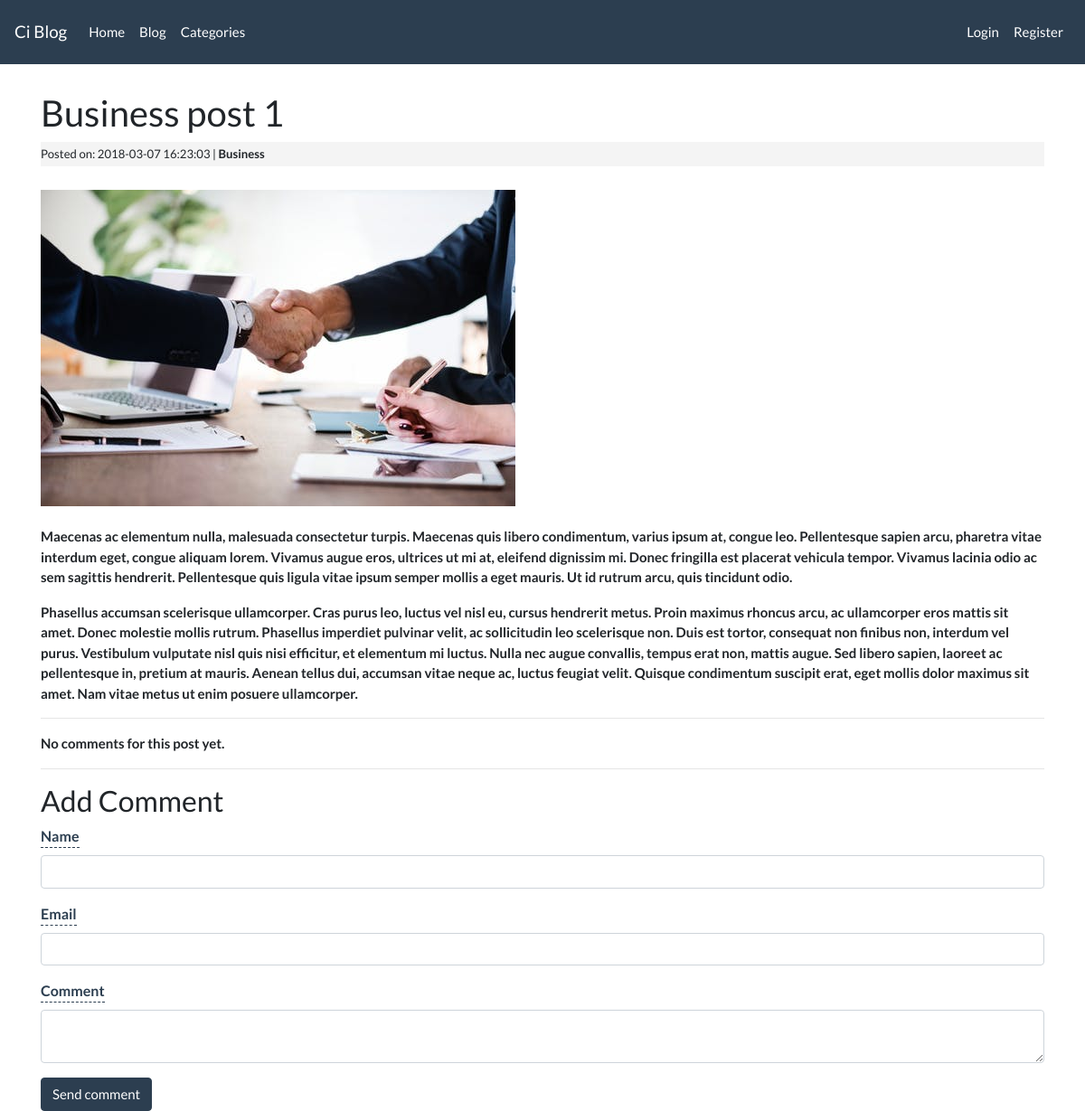
The page /posts/Business-post-1 on the database its author committed.
### tables this page shows
CREATE TABLE `posts` (
  `id` int(11) NOT NULL,
  `category_id` int(11) NOT NULL,
  `user_id` int(11) NOT NULL,
  `title` varchar(255) NOT NULL,
  `slug` varchar(255) NOT NULL,
  `body` text NOT NULL,
  `post_image` varchar(255) NOT NULL,
  `created_at` timestamp NOT NULL DEFAULT CURRENT_TIMESTAMP
);

### application/controllers/Posts.php (called while the page is built, shortened)
<?php
    class Posts extends CI_Controller {
      public function view($slug = NULL){
        $data['post'] = $this->Post_model->get_posts($slug);
        $id = $data['post']['category_id'];
        $data['category_name'] = $this->Category_model->get_category($id)->name;
        $post_id = $data['post']['id'];
        $data['comments'] = $this->Comment_model->get_comments($post_id);
        $data['title'] = $data['post']['title'];
        $this->load->view('templates/header');
        $this->load->view('posts/view',$data);
        $this->load->view('templates/footer');
      }
    }
 ?>

### index.php (called while the page is built, shortened)
<?php
require_once BASEPATH.'core/CodeIgniter.php';

### application/models/Post_model.php (called while the page is built, shortened)
<?php
class Post_model extends CI_Model{
  public function get_posts($slug = false, $limit = false, $offset = false){
    if($slug === FALSE){
      $this->db->order_by('posts.id', 'DESC');
      $this->db->join('categories', 'categories.id = posts.category_id');
      $query = $this->db->get('posts');
      return $query->result_array();
    }else{
      $query = $this->db->get_where('posts', array('slug' => $slug));
      return $query->row_array();
    }
  }
}
 ?>

### application/views/posts/view.php (the view, shortened to what this page needs)
<h2 class="title-category"><?=$post['title']; ?></h2>
  <small class="post-date">Posted on: <?=$post['created_at']; ?><span>&nbsp|&nbsp<b><?php echo $category_name; ?></span></small><br>
  <img class="" src="<?php echo site_url(); ?>assets/images/posts/<?php echo $post['post_image']; ?>" alt="">
  <br><br>
  <div class="post-body">
    <?=$post['body']; ?>
  </div>
<hr>
<?php if($comments) : ?>
  <?php foreach($comments as $comment) : ?>
      <div class="well">
        <h5><?= $comment['body']; ?> by <strong><?= $comment['name']; ?></strong></h5>---
      </div>
  <?php endforeach; ?>
<?php else : ?>
  <p>No comments for this post yet.</p>
<?php endif; ?>
<hr>
<h3>Add Comment</h3>
<?php echo form_open('comments/create/'.$post['id']); ?>
<div class="form-group">
  <label>Name</label>
  <input type="text" class="form-control" name="name">
</div>
<div class="form-group">
  <label>Email</label>
  <input type="text" class="form-control" name="email">
</div>
<div class="form-group">
  <label>Comment</label>
  <textarea type="text" class="form-control" name="body"></textarea>
</div>
<button type="submit" class="btn btn-primary" name="submit">Send comment</button>
</form>

### assets/css/main.css (style rules this page uses)
.post-date { background: #f4f4f4; padding: 4px 0; margin: 3px 0; display:block; }
.title-category { margin-top: 30px; }
label { color: #2C3E50; border-bottom: 1px dashed #2C3E50; font-size: 16px; font-weight: 700; }

### rows shown on the page
posts: title "Business post 1", created_at "2018-03-07 16:23:03", post_image (picture), body "Maecenas ac elementum nulla, malesuada consectetur turpis. Maecenas quis libero condimentum, varius ipsum at, congue leo. Pellentesque sapien arcu, pharetra vitae interdum eget, congue aliquam lorem. Vivamus augue eros, ultrices ut mi at, eleifend dignissim mi. Donec fringilla est placerat vehicula tempor. Vivamus lacinia odio ac sem sagittis hendrerit. Pellentesque quis ligula vitae ipsum semper mollis a eget mauris. Ut id rutrum arcu, quis tincidunt odio. Phasellus accumsan scelerisque ullamcorper. Cras purus leo, luctus vel nisl eu, cursus hendrerit metus. Proin maximus rhoncus arcu, ac ullamcorper eros mattis sit amet. Donec molestie mollis rutrum. Phasellus imperdiet pulvinar velit, ac…"

### other values the page prints
$category_name "Business"
